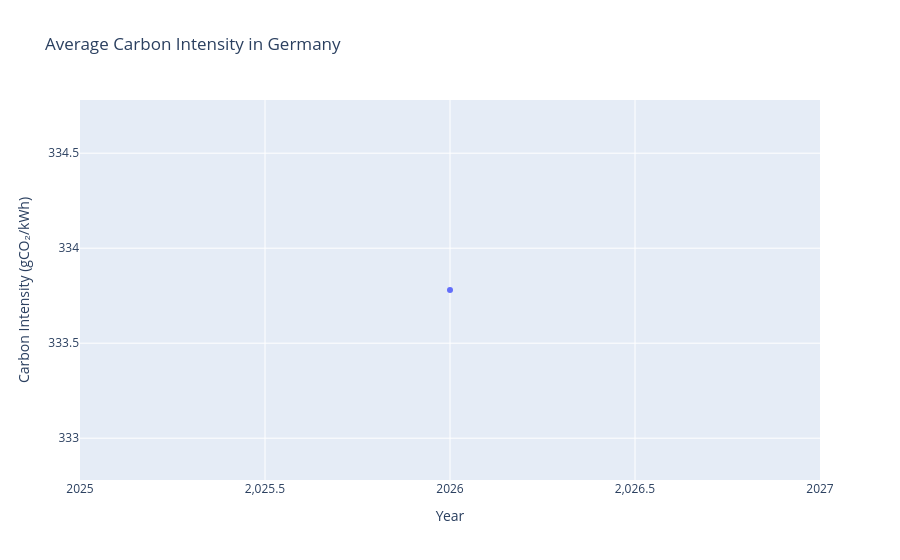

Notebook code for this chart:
### Markdown cell above
### Interpretation of Demand and Carbon Intensity Trends

The annual averages show different long-term developments in German
electricity demand and carbon intensity.

Average monthly electricity demand changes relatively moderately over the
observation period. It decreases from approximately 46.4 TWh in 2015 to
42.2 TWh in 2026, although the development is not continuous.

Carbon intensity shows a much stronger downward trend. Average intensity
falls from approximately 528 gCO₂/kWh in 2015 to 331 gCO₂/kWh in 2026,
representing a reduction of roughly 37%.

The decline is not monotonic. Carbon intensity temporarily increases in
2021 and 2022 before falling again from 2023 onwards. This indicates that
the long-term reduction contains shorter-term fluctuations that should be
investigated together with changes in the electricity generation mix.

The substantially larger reduction in carbon intensity compared with
electricity demand suggests that changes in demand alone cannot explain
the observed decline in emissions intensity. The composition of electricity
generation is therefore an important variable for the subsequent analysis.

The 2026 values represent January to August only and should therefore be
interpreted as year-to-date averages rather than complete annual values.

### Code cell
fig = px.line(
    germany_annual,
    x="year",
    y="avg_carbon_intensity",
    markers=True,
    title="Average Carbon Intensity in Germany",
    labels={
        "year": "Year",
        "avg_carbon_intensity": "Carbon Intensity (gCO₂/kWh)",
    },
)

fig.show()

### Figure 1 — Plotly figure (JSON) as saved in the notebook; plotly's stock layout.template omitted (floating-point values rounded to 4 significant figures)
{"data": [{"hovertemplate": "Year=%{x}<br>Carbon Intensity (gCO₂/kWh)=%{y}<extra></extra>", "legendgroup": "", "line": {"color": "#636efa", "dash": "solid"}, "marker": {"symbol": "circle"}, "mode": "lines+markers", "name": "", "orientation": "v", "showlegend": false, "type": "scatter", "x": [2026], "xaxis": "x", "y": [333.8], "yaxis": "y"}], "layout": {"legend": {"tracegroupgap": 0}, "title": {"text": "Average Carbon Intensity in Germany"}, "xaxis": {"anchor": "y", "domain": [0, 1], "title": {"text": "Year"}}, "yaxis": {"anchor": "x", "domain": [0, 1], "title": {"text": "Carbon Intensity (gCO₂/kWh)"}}}}
